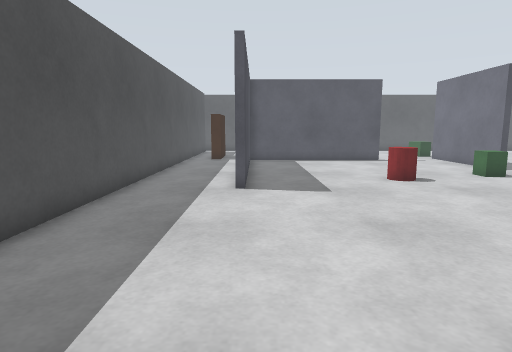
View 1 (above)

17 first-person views from a walk through a world built for the Gazebo simulator. The camera is 0.94 m above the floor, tilts 8° down and sees 75° across. The floor is counted in squares, 0.5 m on a side. Each view is taken from the middle of a square. On the plan, view 1 faces up. The plan holds only what a view shows up to about 17 squares ahead; the rest is blank. The place goes on beyond the plan.

View 2
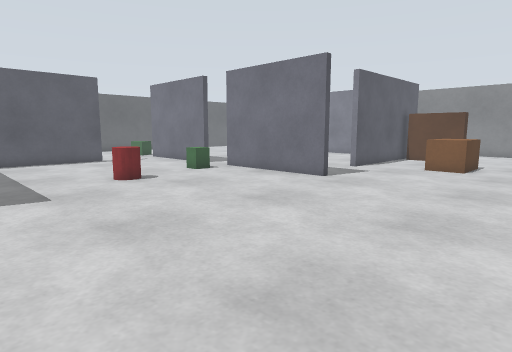

View 3
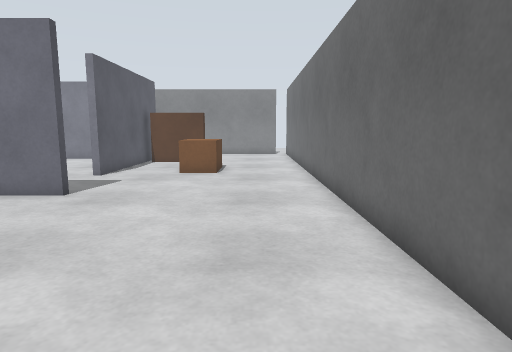

View 4
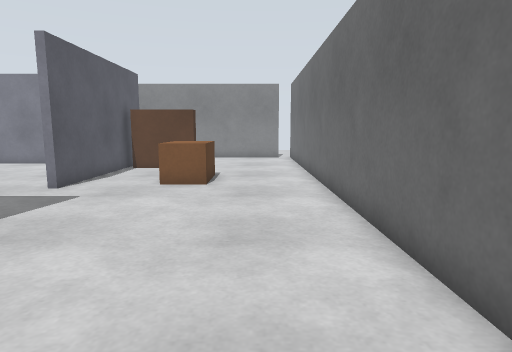

View 5
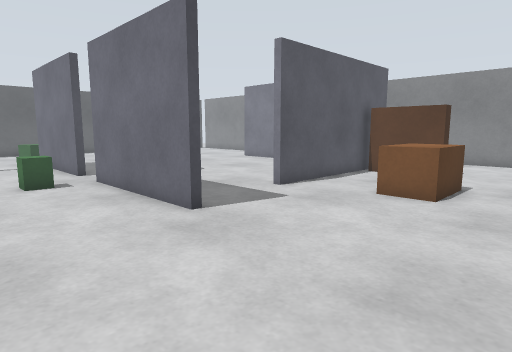

View 6
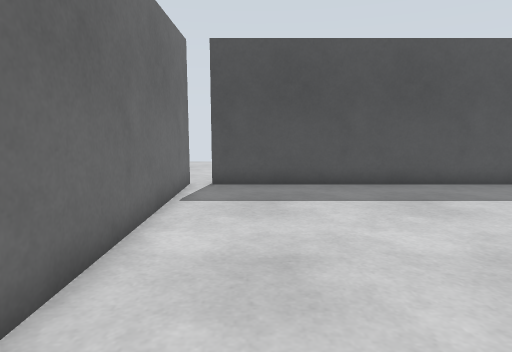

View 7
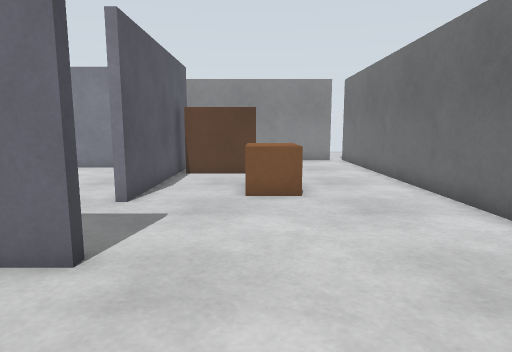

View 8
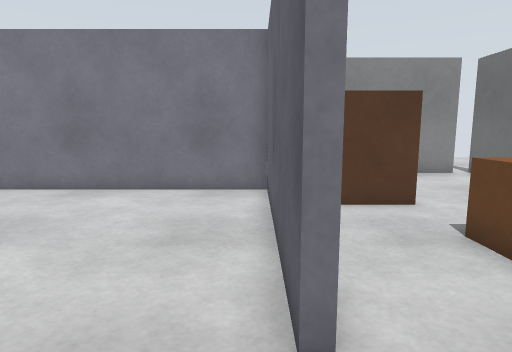

View 9
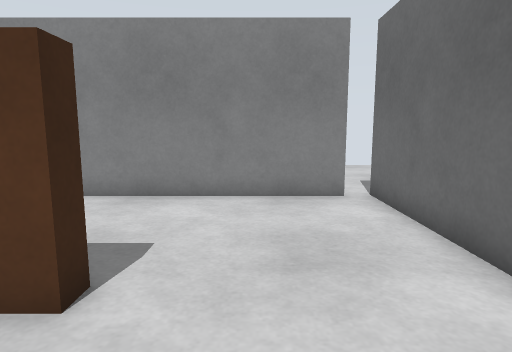

View 10
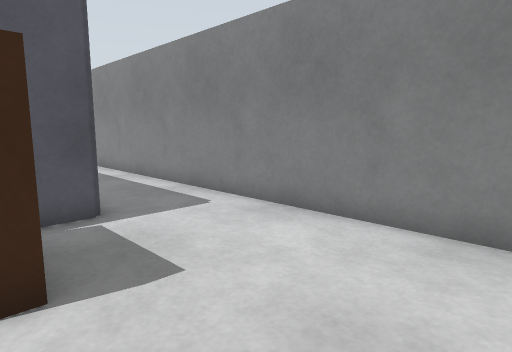

View 11
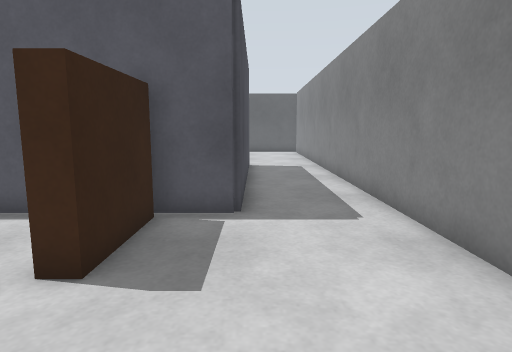

View 12
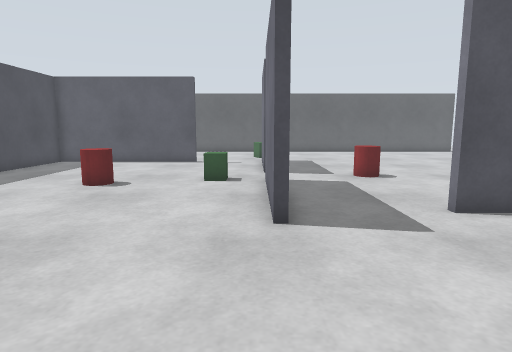

View 13
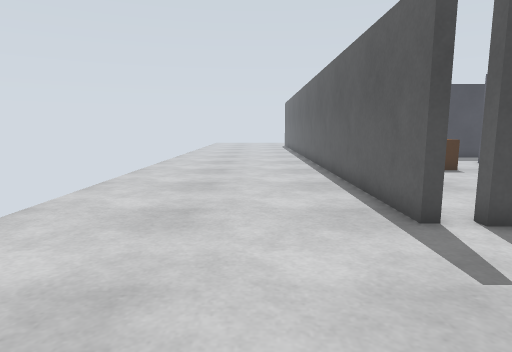

View 14
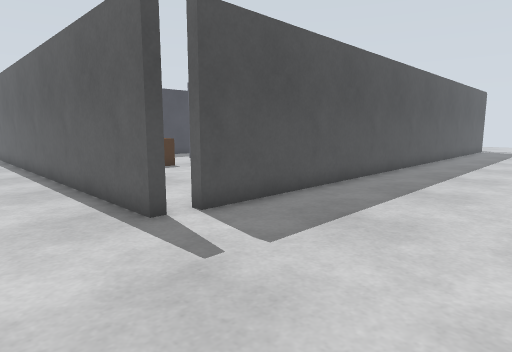

View 15
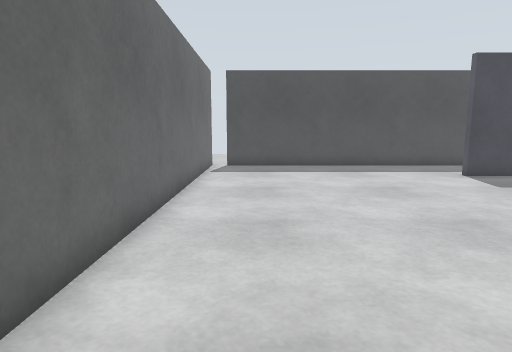

View 16
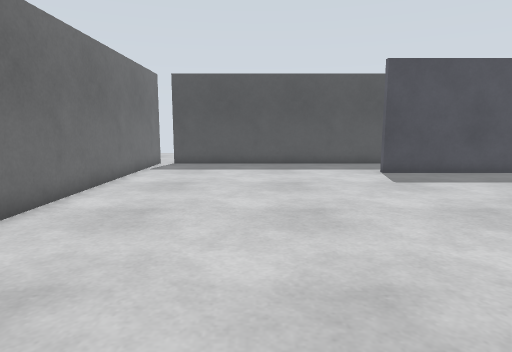

View 17
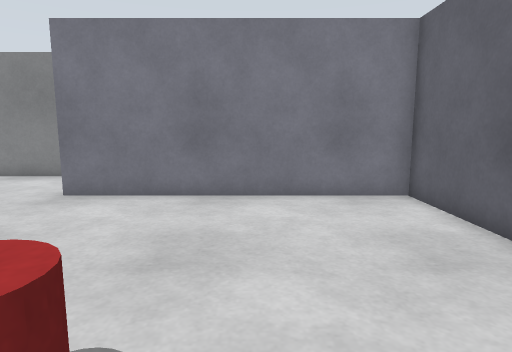

### Floor plan
Points are (right, up) in squares from view 1. A wall is a line through its corners. A room is listed if a view was taken in it or the views show most of it. See-through windows are left out.
Room 1 (views 1, 2, 3, 4, 5, 6, 7, 8, 9, 12, 15, 16, 17)
walls: (11.8, 7.5) (11.4, 7.5) (11.4, 13.5); (11.8, 15.5) (11.4, 15.5) (11.4, 19.5); (-0.3, 18.5) (-0.3, 10.5) (-0.8, 10.5); (21.5, 8.3) (15.5, 8.3) (15.5, 8.6) (23.3, 8.6) (23.3, 18.5); (21.2, 5) (21.2, 8); (-4.3, 17.4) (-4.3, 0.5); (-3.5, -0.3) (20.5, -0.3)
ways out: opening at (21.5, 2) to room 2; opening at (24, 19) to room 2; opening at (-4, 0) to room 3
objects: barrel (5, 12) to (6, 13); crate (9, 13) to (10, 14); barrel (15, 14) to (16, 15); brown box (17, 4) to (18, 5)
Room 2 (views 10, 11)
walls: (21.8, 8) (21.8, 5) (21.2, 5); (27.7, 0.5) (27.3, 0.5) (27.3, 18.9); (23.7, 16.4) (23.7, 8.3) (21.5, 8.3); (20.5, -0.3) (27.5, -0.3)
ways out: opening at (21.5, 2) to room 1; opening at (24, 19) to room 1; opening at (28, 0) to room 3
Room 3 (views 13, 14)
walls: (27.5, -0.3) (27.5, -0.7) (12.8, -0.7); (-4.5, -0.3) (-3.5, -0.3); (27.7, 14.4) (27.7, 0.5)
ways out: opening at (-4, 0) to room 1; opening at (28, 0) to room 2

Positions as (right, up) in squares from view 1, and headings:
1: (0, 0), facing up
2: (0, 0), facing up-right
3: (2, 2), facing right
4: (5, 2), facing right
5: (7, 1), facing up-right
6: (7, 2), facing left
7: (7, 5), facing right
8: (13, 9), facing right
9: (18, 3), facing right
10: (21, 1), facing up-right
11: (24, 1), facing up
12: (11, 1), facing up
13: (34, -4), facing left
14: (34, -4), facing up-left
15: (13, 2), facing left
16: (14, 5), facing left
17: (14, 13), facing right
